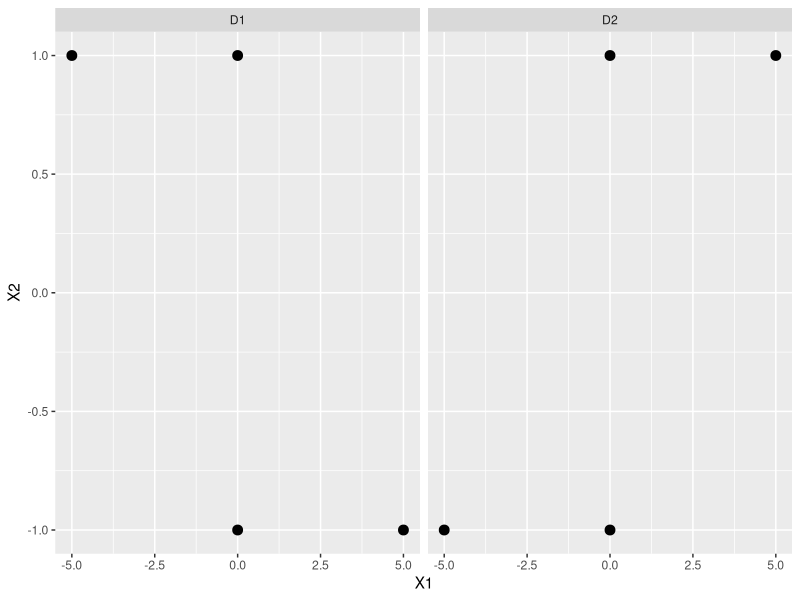

Recreate this plot in R.
## ---- chunk 1
#| label: fig-vcov-psd-points
#| fig-cap: >-
#|   The four equally likely points of X (set D1, left)
#|   and of X' (set D2, right).
#| fig-alt: >-
#|   Two scatter plots of four points each, with X1 from -5 to 5
#|   on the horizontal axis and X2 from -1 to 1 on the vertical axis.
#|   In the left panel the outer points (-5, 1) and (5, -1)
#|   slope down from left to right;
#|   in the right panel the outer points (-5, -1) and (5, 1)
#|   slope up from left to right.
#|   The two middle points (0, -1) and (0, 1) are the same in both panels.
#| fig-height: 2.5
#| fig-width: 6
x1_d1 <- c(-5, 0, 0, 5)
x1_d2 <- c(5, 0, 0, -5)
x2_both <- c(1, -1, 1, -1)
d1 <- tibble::tibble(x1 = x1_d1, x2 = x2_both, set = "D1")
d2 <- tibble::tibble(x1 = x1_d2, x2 = x2_both, set = "D2")
points <- dplyr::bind_rows(d1, d2)
points |>
  ggplot2::ggplot() +
  ggplot2::aes(x = x1, y = x2) +
  ggplot2::geom_point(size = 3) +
  ggplot2::facet_wrap(ggplot2::vars(set)) +
  ggplot2::labs(x = "X1", y = "X2")
